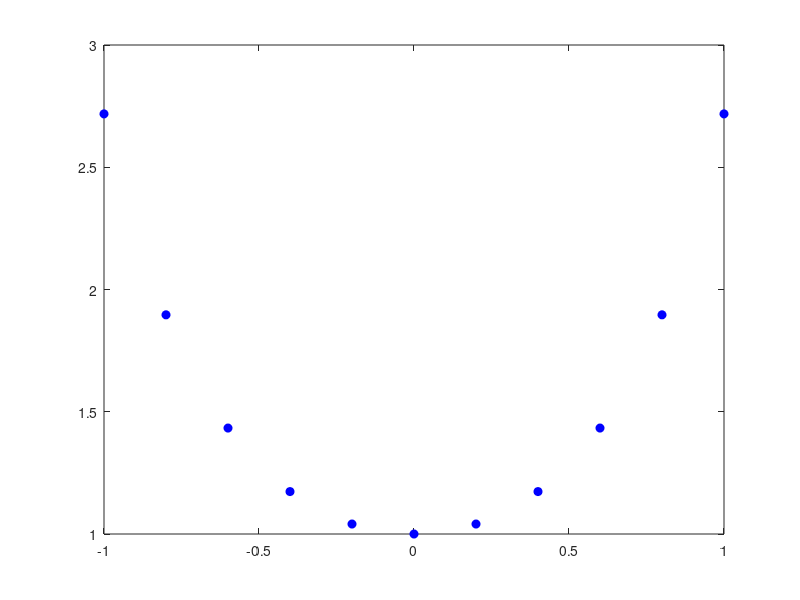

The MATLAB script that drew this image: (Note: this script raises an error after producing the figure.)
% 8 pavyzdys is Interpoliavimo (is irasu), naudojant Lagranzo int
%daugianari.
clear all
h=0.2;
a=-1;
b=1;
N=(b-a)/h;
disp('Reiksmiu lentele yra')
fprintf('*********************************\n')
fprintf('|i |             x|             y|\n')
fprintf('*********************************\n')
for i=1:N+1
x(i)=a+(i-1)*h;
y(i)=exp(x(i).^2);
fprintf('|%2G|%14f|%14f|\n',i-1,x(i),y(i)) 
end

figure,
plot(x,y,'bo','MarkerFaceColor','b')

taske=-0.9; %Tarpinis taskas.
fprintf('********************************************************\n')
 fprintf('|N |   Daugianario reiksme|Paklaida absoliutiniu didumu| \n') 
 fprintf('********************************************************\n')
N=length(x);
%Cia naudoju Lagranzo interpoliacine formule
for i=1:N-1
L(i)=0; %Sumavimui
for k=1:i+1
    c(k)=1; %Daugybai
   for j=1:i+1
      if k~=j %jei k nelygu i
         c(k)=c(k)*((taske-x(j))/(x(k)-x(j)));  %Daugianariu c(taske) reiksmes 
   end 
   end
  
  L(i)=L(i)+c(k)*y(k); 
end
   pakl(i)=abs(exp(taske^2)-L(i)) ;
   fprintf('|%2G|%22f|%28f|\n',i,L(i),pakl(i));
end
  fprintf('********************************************************\n')


% 8 pavyzdys is Interpoliavimo (is irasu), naudojant Niutono int
%daugianari. 
%Sudarome funkcijos reiksmiu lentele 
clear all
format long
h=0.2;
a=-1;
b=1;
N=(b-a)/h;
disp('Reiksmiu lentele yra')
fprintf('*********************************\n')
fprintf('|i |             x|             y|\n')
fprintf('*********************************\n')
for i=1:N+1
x(i)=a+(i-1)*h;
y(i)=exp(x(i).^2);
fprintf('|%2G|%14f|%14f|\n',i-1,x(i),y(i)) 
end
taske=-0.9; %Tarpinis taskas
%Skirtuminiai santykiai
for k=1:N+1
   f(k,1)=y(k); 
end 
for j=1:N
    for i=j:N
        f(i+1,j+1)=(f(i,j)-f(i+1,j))/(x(i+1-j)-x(i+1));  
    end
end
% Visu eiliu Daugianariu tarpiniame taske sudarymas:
fprintf('********************************************************\n')
 fprintf('|N |   Daugianario reiksme|Paklaida absoliutiniu didumu| \n') 
 fprintf('********************************************************\n')
 L(1)=y(1); %Sumavimui
     p(1)=1;  %Daugybai     
 for i=1:N
  p(i+1)=p(i)*(taske-x(i));%Niutono formuleje esancios sandaugos (x-x[1])...(x-x[N])   
  L(i+1)=L(i)+f(i+1,i+1)*p(i+1); %Kai i=2 bus pirmos eiles daugianaris  
  pakl(i+1)=abs(exp(taske^2)-L(i+1)) ;
   fprintf('|%2G|%22f|%28f|\n',i,L(i+1),pakl(i+1))
 end    
  fprintf('********************************************************\n')

  %Papildomai. I pavyzdi neieina.
%Grafikas funkcijos ir daugianariu palyginimui, bet kokiam tarpiniui
%taskui 
M=N-1;  
for k=1:M
   f(k,1)=y(k); 
end 
for j=1:N
    for i=j:N
        f(i+1,j+1)=(f(i,j)-f(i+1,j))/(x(i+1-j)-x(i+1));  
    end
end
 syms X
%Funkcijos f ir daugianariu kreives viename grafiniame lange
figure,
Lx=y(1); 
     p=1;      
 for i=1:N
  p=p*(X-x(i));   
  Lx=expand(Lx+f(i+1,i+1)*p);
 hold on, grafikas=ezplot(Lx,[x(1),x(N)]); set(grafikas,'color','b','LineWidth',i/2),
 end   
exponente=ezplot(exp(X^2),[a,b]); hold off, set(exponente,'color','r','LineWidth',2),
xlabel(' x '), ylabel('y'), title(' '), 
%Neinformatyvu, geriau nurodyti skirtingas kreivems spalvas, ta galima
%atlikti su set komanda. Pavyzdys, jau pateikiamas paklaidu kreivems, kad
%butu lengviau, iskyriau tik atvejus N=1,3,5,10. 

%Realios absoliutines paklaidos Kai N=1,3,5,10
Lx=y(1);N=1;p=1;
for i=1:N
p=p*(X-x(i));
Lx=expand(Lx+f(i+1,i+1)*p);
paklx1=abs(exp(X^2)-Lx);
end


Lx=y(1);N=3;p=1;
for i=1:N
p=p*(X-x(i));
Lx=expand(Lx+f(i+1,i+1)*p);
paklx3=abs(exp(X^2)-Lx);
end

Lx=y(1);N=5;p=1;
for i=1:N
p=p*(X-x(i));
Lx=expand(Lx+f(i+1,i+1)*p);
paklx5=abs(exp(X^2)-Lx);
end

Lx=y(1);N=10;p=1;
for i=1:N
p=p*(X-x(i));
Lx=expand(Lx+f(i+1,i+1)*p);
paklx10=abs(exp(X^2)-Lx);
end

figure, hold on,
grafikas1=ezplot(paklx1,[-1,x(2)]);
grafikas3=ezplot(paklx3,[-1,x(4)]);
grafikas5=ezplot(paklx5,[-1,x(6)]);
grafikas10=ezplot(paklx10,[-1,x(11)]);
hold off
set(grafikas1,'color','m','LineWidth',2),
set(grafikas3,'color','g','LineWidth',2),
set(grafikas5,'color','y','LineWidth',2),
set(grafikas10,'color','b','LineWidth',2),
xlabel(' x '), ylabel('y'), title(' '), legend('Kai N=1','Kai N=3','Kai N=5','Kai N=10'),

axis([-1,1,0,0.06]) %Nurodome kokios x ir y asiu didziausios ir maziausios reiksmes